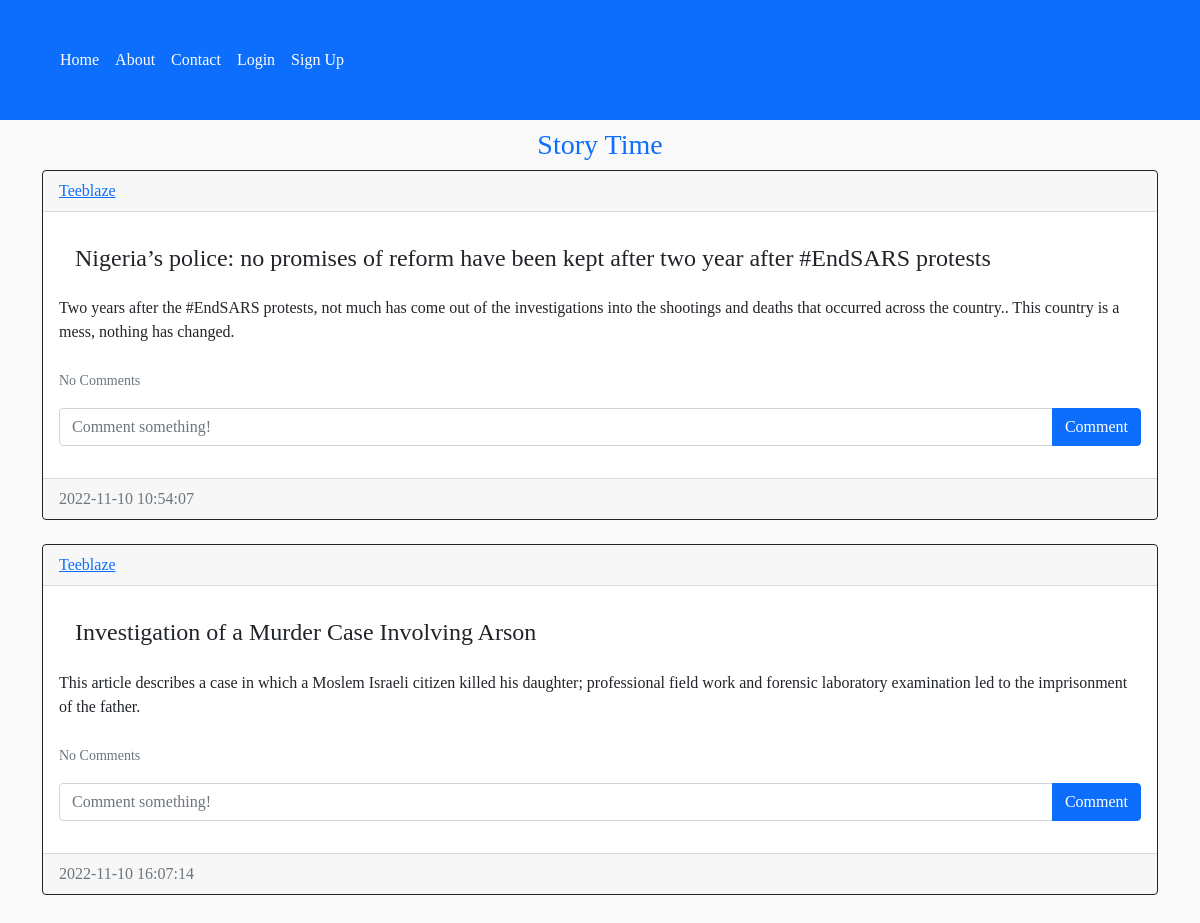
The page /home on the database its author committed.
### website/models.py (models this page shows)
class Post(db.Model):
    id = db.Column(db.Integer, primary_key=True)
    title = db.Column(db.Text, nullable=False)
    content = db.Column(db.Text, nullable=False)
    date_created = db.Column(db.DateTime(timezone=True), default=func.now())
    author = db.Column(db.Integer, db.ForeignKey(
        'user.id', ondelete="CASCADE"), nullable=False)
    comments = db.relationship('Comment', backref='post', passive_deletes=True)

class User(db.Model, UserMixin):
    id = db.Column(db.Integer, primary_key=True)
    email = db.Column(db.String(150), unique=True)
    username = db.Column(db.String(150), unique=True)
    lastname = db.Column(db.String(23))
    firstname = db.Column(db.String(25))
    password = db.Column(db.String(15))
    date_created = db.Column(db.DateTime(timezone=True), default=func.now())
    posts = db.relationship('Post', backref='user', passive_deletes=True)
    comments = db.relationship('Comment', backref='user', passive_deletes=True)

### website/views.py (the view)
@views.route("/")
@views.route("/home")
def home():
    posts = Post.query.all()
    return render_template("home.html", user=current_user, posts=posts)

### website/templates/home.html (shortened to what this page needs)
{% extends "base.html" %} {% block title %}Home{% endblock %} {% block content
%}
<h3 align="center " class="m-2" style="color: #0d6efd">
  {% block header %} Story Time {% endblock %}
</h3>
<div id="posts">
  {% for post in posts %}
  <div class="card border-dark">
    <div class="card-header d-flex justify-content-between align-items-center">
      <a href="/posts/{{post.user.username}}">{{post.user.username}}</a>
    </div>
    <div class="card-body">
      <h4><div class= "card-body border:1px solid black; color: pink:">{{post.title}}</div></h4>
      <div class="card-text">{{post.content}}</div>
      <br />
      <p class="card-text">
        {% if post.comments|length > 0 %}
        <a data-bs-toggle="collapse" href="#comments-{{post.id}}" role="button">
          <small>View {{post.comments|length}} Comments</small>
        </a>
        {% else %}
        <small class="text-muted">No Comments</small>
        {% endif %}
      </p>
      <form
        class="input-group mb-3"
        method="POST"
        action="/create-comment/{{post.id}}"
      >
        <input
          type="text"
          id="text"
          name="text"
          class="form-control"
          placeholder="Comment something!"
        />
        <button type="submit" class="btn btn-primary">Comment</button>
      </form>
    </div>
    <div class="card-footer text-muted">{{post.date_created}}</div>
  </div>
  <br />
  {% endfor %}
</div>
 {% endblock %}

### website/templates/base.html (shortened to what this page needs)
<!DOCTYPE html>
<html lang="en">
  <head>
    <link
      href="https://cdn.jsdelivr.net/npm/bootstrap@5.0.2/dist/css/bootstrap.min.css"
      rel="stylesheet"
    />
  </head>
  <body>
    <nav class="navbar navbar-expand-lg navbar-dark bg-primary my_nav">
      <div
        class="collapse navbar-collapse p-4 m-2"
        style="text-align: center"
        id="navbarToggleExternalContent"
      >
        <div class="navbar-nav my_nav">
          {% if user. is_authenticated %}
          <a class="nav-item nav-link" href="/home">Home</a>
          <a class="nav-item nav-link" href="/posts">Create Article</a>
          <a class="nav-item nav-link" href="/about">About</a>
          <a class="nav-item nav-link" href="/contact">Contact</a>
          <a class="nav-item nav-link" href="/logout">Logout</a>
          {% else %}
          <a class="nav-item nav-link" href="/home">Home</a>
          <a class="nav-item nav-link" href="/about">About</a>
          <a class="nav-item nav-link" href="/contact">Contact</a>
          <a class="nav-item nav-link" href="/login">Login</a>
          <a class="nav-item nav-link" href="/sign-up">Sign Up</a>
          {% endif %}
        </div>
      </div>
    </nav>
    <div class="container">{% block content %}{% endblock %}</div>
  </body>
</html>

### website/templates/base.html (style rules this page uses)
.my_nav > a { color: white !important; }
.my_nav { padding-left: 10px; }
body { background-color: #f9f9f9; margin-bottom: 50px; font-family: Cambria, Cochin, Georgia, Times, "Times New Roman", serif; }

### rows shown on the page
Post: user.username "Teeblaze", title "Nigeria’s police: no promises of reform have been kept after two year after #EndSARS protests", content "Two years after the #EndSARS protests, not much has come out of the investigations into the shootings and deaths that occurred across the country.. This country is a mess, nothing has changed.", date_created "2022-11-10 10:54:07"
Post: user.username "Teeblaze", title "Investigation of a Murder Case Involving Arson", content "This article describes a case in which a Moslem Israeli citizen killed his daughter; professional field work and forensic laboratory examination led to the imprisonment of the father.", date_created "2022-11-10 16:07:14"
